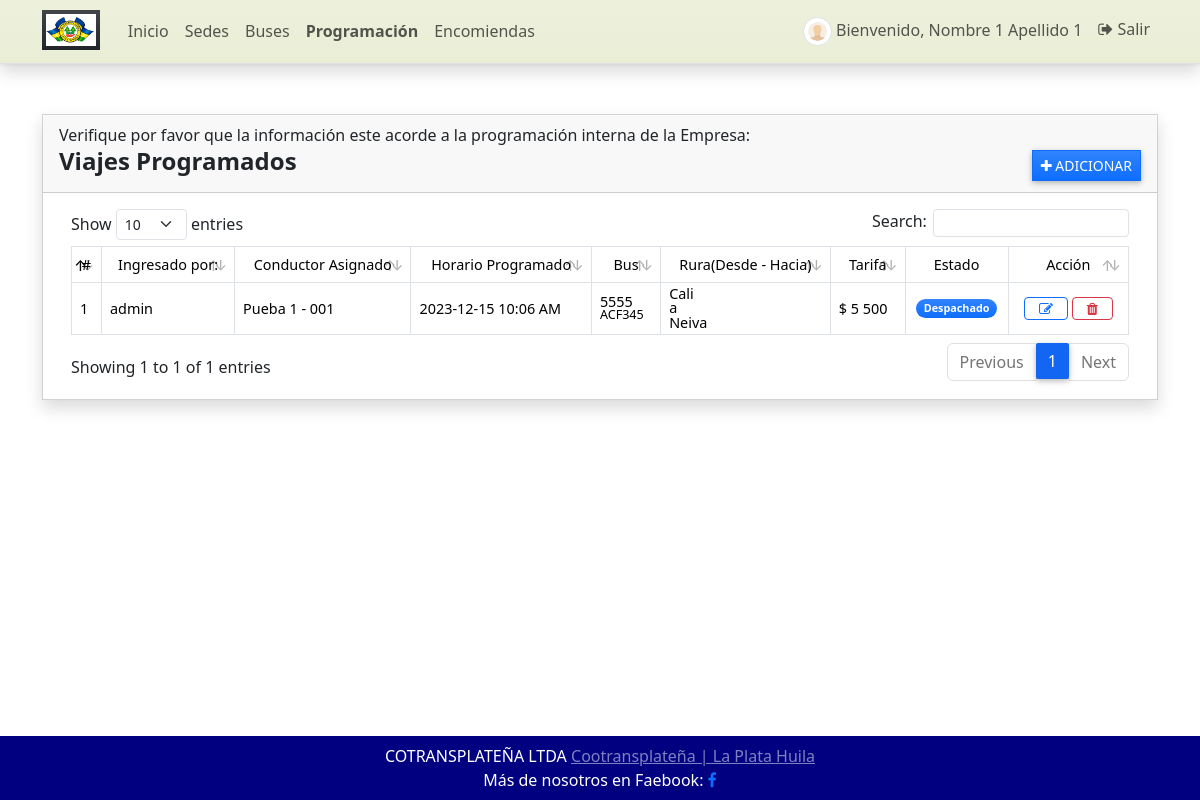
The app's page /programacion (signed in) with its own data.
### GestorApp/models.py (models this page shows, shortened)
class Programacion(models.Model):
    codigo = models.CharField(max_length=100)
    bus = models.ForeignKey(Bus, on_delete=models.CASCADE)
    conductor = models.ForeignKey(Conductor, on_delete=models.CASCADE)
    origen = models.ForeignKey(Sede, on_delete=models.CASCADE, related_name='origen')
    destino = models.ForeignKey(Sede, on_delete=models.CASCADE, related_name='destino')
    programacion = models.DateTimeField()
    precio = models.IntegerField(default=0, validators=[MinValueValidator(5000), MaxValueValidator(75000)])
    estado = models.CharField(max_length=2, choices=(('0','Cancelado'),('1','Despachado')), default=1)
    fecha_creado = models.DateTimeField(default=timezone.now)
    fecha_actualizado = models.DateTimeField(auto_now=True)
    class Meta:
        verbose_name_plural = 'Programación'

class Conductor(models.Model): #
    conductor = models.CharField(max_length=100)
    codigo = models.CharField(max_length=100)
    cedula = models.CharField(max_length=100)
    estado = models.CharField(max_length=2, choices=(('1', 'Activo'), ('2', 'Inactivo')), default=1)
    def __str__(self):
        return str(self.conductor + ' - ' + self.codigo)
    class Meta:
        verbose_name_plural = 'Conductores'

class Bus(models.Model):
    propietario = models.ForeignKey(Propietario, on_delete=models.CASCADE, blank=True, null=True)
    numero_bus = models.CharField(max_length=5)
    placa_bus = models.CharField(max_length=8)
    asientos = models.PositiveIntegerField(default=0, validators=[MinValueValidator(1), MaxValueValidator(50)])
    estado = models.CharField(max_length=2, choices=(('1', 'Activo'), ('2', 'Inactivo'), ), default=1)
    fecha_creado = models.DateTimeField(default=timezone.now)
    fecha_actualizado = models.DateTimeField(auto_now=True)
    class Meta:
        verbose_name_plural = 'Buses'

class Sede(models.Model):
    sede = models.CharField(max_length=250)
    tipo = models.CharField(max_length=2, choices=(('1','Terminal'),('2','Oficina'),('3','Paradero')), default='1')
    fecha_creado = models.DateTimeField(default=timezone.now)
    fecha_actualizado = models.DateTimeField(auto_now=True)
    def __str__(self):
        return self.sede

### GestorApp/views.py (the view)
# urls.py: path('programacion', views.programacion, name='programacion-pagina'),
@login_required
def programacion(request: HttpRequest):
    context['page_title'] = "Progamación"
    programaciones = Programacion.objects.all()
    context['programaciones'] = programaciones
    return render(request, 'programacion.html', context)

### GestorApp/forms.py
class ActualizarContrasena(PasswordChangeForm):
    old_password = forms.CharField(
        widget=forms.PasswordInput(attrs={'class': 'form-control form-control-sm rounded-0'}),
        label="Contraseña Anterior")
    new_password1 = forms.CharField(
        widget=forms.PasswordInput(attrs={'class': 'form-control form-control-sm rounded-0'}),
        label="Nueva Constraseña")
    new_password2 = forms.CharField(
        widget=forms.PasswordInput(attrs={'class': 'form-control form-control-sm rounded-0'}),
        label="Confirmar Nueva Contraseña")
    class Meta:
        model = User
        fields = ('old_password', 'new_password1', 'new_password2')

### GestorApp/templates/programacion.html (shortened to what this page needs)
{% extends 'base.html' %}
{% load customfilter %}
{% load humanize %}
{% block Contenido %}
<div class="col-lg-12 col-md-12 col-sm-12 col-xs-12">
    <div class="card card-default rounded-0 shadow ">
        <div class="card-header">
              <h7>Verifique por favor que la información este acorde a la programación interna de la Empresa: </h7>
            <div class="d-flex w-100 align-items-center justify-content-between">
                <h4 class="card-title fw-bold">Viajes Programados</h4>
                <div class="tools">
                    <button type="button" class="btn btn-primary rounded-0 bg-gradient btn-sm" id='add_new'><i class="fa fa-plus"></i> Adicionar</button>
                </div>
            </div>
        </div>
        <div class="card-body">
            <div class="container-fluid">
                <table class="table table-bordered" id="despacho-lista">
                    <thead>
                        <tr class="bg-gradient bg-primary bg-opacity-50 text-light">
                            <th class="px-2 py-2 text-center">#</th>
                            <th class="px-2 py-2 text-center">Ingresado por:</th>
                            <th class="px-2 py-2 text-center">Conductor Asignado</th>
                            <th class="px-2 py-2 text-center">Horario Programado</th>
                            <th class="px-2 py-2 text-center">Bus  </th>
                            <th class="px-2 py-2 text-center">Rura(Desde - Hacia)</th>
                            <th class="px-2 py-2 text-center">Tarifa</th>
                            <th class="px-2 py-2 text-center">Estado</th>
                            <th class="px-2 py-2 text-center">Acción</th>
                        </tr>
                    </thead>
                    <tbody>
                        {% for programacion in programaciones %}
                        <tr>
                            <td class="px-2 py-3 align-middle">{{ forloop.counter }}</td>
                            <td class="px-2 py-1 align-middle">{{ user.username }}</td>
                            <td class="px-2 py-1 align-middle">{{ programacion.conductor }}</td>
                           <td class="px-2 py-1 align-middle">{{ programacion.programacion|date:"Y-m-d h:i A" }}</td>
                            <td class="px-2 py-1 align-middle">
                                <div class="lh-1">
                                    <div>{{ programacion.bus.numero_bus }}</div>
                                    <small>{{ programacion.bus.placa_bus }}</small>
                                </div>
                            </td>
                            <td class="px-2 py-1 align-middle">
                                <div class="lh-1">
                                    <div class:text-align-center>{{ programacion.origen }}</div>
                                             <strong> a</strong>
                                    <div>{{ programacion.destino }}</div>
                                </div>
                            </td>
                            <td class="px-2 py-1 align-middle"> $ {{ programacion.precio|intcomma }}</td>
                            <td class="px-1 py-1 align-middle text-center">
                                    {% if programacion.estado == '1' %}
                                <span class="badge bg-primary bg-gradient rounded-pill px-2">Despachado</span> {% else %}
                                <span class="badge bg-danger bg-gradient rounded-pill px-2">Cancelado</span> {% endif %}
                            </td>
                            <td class="px-2 py-1 align-middle text-center">
                                <a class="btn btn-outline-primary btn-sm edit-data" href="javascript:void(0)" data-id="{{ programacion.pk }}" title="Editar">
                                    <i class="fa fa-edit"></i>
                                </a>
                                <button class="btn btn-outline-danger btn-sm delete-data" type="button" data-id="{{ programacion.pk }}" title="Eliminar">
                                    <i class="fa fa-trash"></i>
                                </button>
                            </td>
                        </tr>
                        {% endfor %}
                    </tbody>
                </table>
            </div>
        </div>
    </div>
</div>
{% endblock Contenido %}

### GestorApp/templates/barraNavegacion.html (shortened to what this page needs)
{% load static %}
<header>
    <nav class="navbar navbar-expand-lg navbar-cian bg-cian bg-gradient fixed-top shadow border-bottom navbar-custom">
        <div class="container">
            <a class="navbar-brand" target="_blank" href="{% url 'inicio' %}">
                <img src="{{ MEDIA_URL }}media/default/logo.png" height="16" alt="{{ MEDIA_URL }}" loading="lazy" class="bg-dark bg-gradient px-1 py-1" style="margin-top: -3px;" />
            </a>
            <div class="collapse navbar-collapse" id="navbar01">
                <ul class="navbar-nav me-auto mb-2 mb-lg-0" id="topNav">
                    <li class="nav-item">
                        <a class="nav-link" aria-current="page" href="{% url 'inicio' %}">Inicio</a>
                    </li>
                    {% if user.id %}
                    <li class="nav-item">
                        <a class="nav-link" aria-current="page" href="{% url 'sede-pagina' %}">Sedes</a>
                    </li>
                    <li class="nav-item">
                        <a class="nav-link" aria-current="page" href="{% url 'bus-pagina' %}">Buses</a>
                    </li>
                    <li class="nav-item">
                        <a class="nav-link" aria-current="page" href="{% url 'programacion-pagina' %}">Programación</a>
                    </li>
                      <li class="nav-item">
                        <a class="nav-link" aria-current="page" href="{% url 'encomienda-pagina' %}">Encomiendas</a>
                    </li>
                    {% endif %}
                </ul>
                <ul class="navbar-nav d-flex flex-row">
                    {% if user.id %} {% if user.profile.user_type == 1 %} {% endif %}
                    <li class="nav-item me-3 me-lg-0">
                        <a class="nav-link" href="{% url 'perfil' %}">
                            <span class="me-1"><img src="{{ MEDIA_URL }}media/default/default-avatar.png" alt="User Avatar" id="user-avatar" class="img-thumbnail rounded-circle"></span>Bienvenido, {{ user.first_name }} {{user.last_name}}
                        </a>
                    </li>
                    <li class="nav-item me-3 me-lg-0">
                        <a class="nav-link" href="{% url 'logout' %}"><i class="fa fa-sign-out">  </i> Salir</a>
                    </li>
                    {% else %}
                    <li class="nav-item me-3 me-lg-0">
                        <a class="nav-link" href="{% url 'login' %}"><i class="fa fa-user" aria-hidden="true"> </i> Logeo </a>
                    </li>
                    {% endif %}
                </ul>
            </div>
        </div>
    </nav>
    </header>

### static/assets/default/css/style.css (style rules this page uses)
html, body { height: 100%; width: 100%; max-height: 100%; overflow: auto; display: flex; flex-direction: column; }
body>header { flex-shrink: auto; }
#user-avatar { width: 1.8rem; height: 1.8rem; object-fit: scale-down; object-position: center center; }
.navbar-brand>img { height: 2em; }
.nav-item.active a.nav-link { font-weight: bolder !important; }

### GestorApp/templates/barraNavegacion.html (style rules this page uses)
.navbar-custom { background-color: #eaeed6; }

### records on screen
Programacion: conductor "Pueba 1 - 001", programacion "2023-12-15 10:06 AM", bus.numero_bus "5555", bus.placa_bus "ACF345", origen "Cali", destino "Neiva", precio "5 500", estado "Despachado"

### other values on screen
{{ user.first_name }} "Nombre 1"
{{ user.last_name }} "Apellido 1"
{{ user.username }} "admin"
